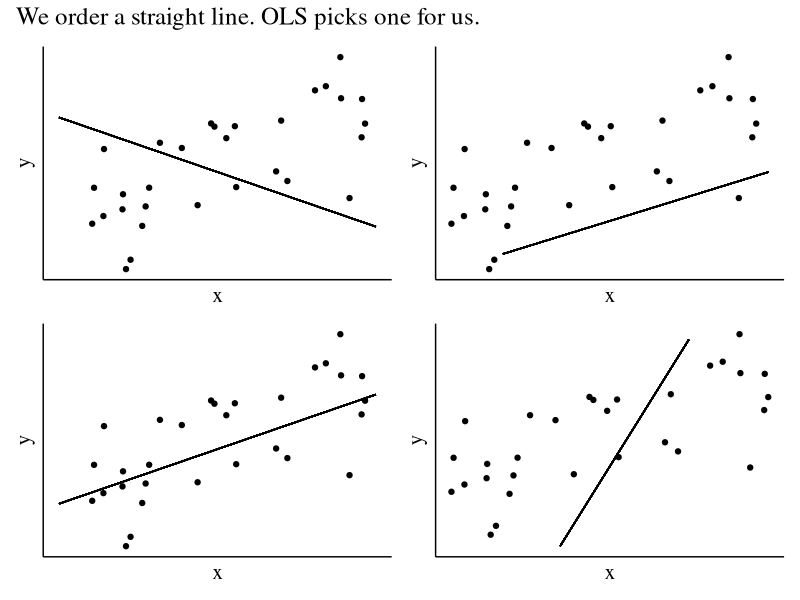
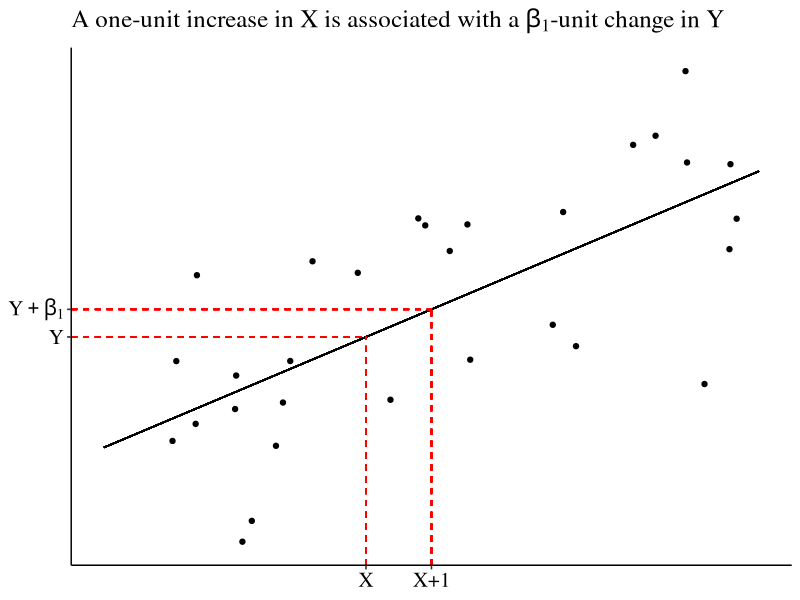

Recreate these plots in R, in order.
## ---- chunk 1
knitr::opts_chunk$set(echo = FALSE)
library(ggplot2)
library(ggpubr)
library(patchwork)
## ---- chunk 2
set.seed(5)
d <- data.frame(x = runif(30))
d$y <- d$x + rnorm(30, sd = .3)
p1 <- ggplot(d, aes(x = x, y = y)) + geom_point() + 
  theme_pubr() + 
  theme(axis.text = element_blank(),
        axis.ticks = element_blank(),
        text = element_text(family = 'serif', size = 15)) + 
  geom_segment(aes(x = 0, xend = 1, y = 1, yend = 0))
p2 <- ggplot(d, aes(x = x, y = y)) + geom_point() + 
  theme_pubr() + 
  theme(axis.text = element_blank(),
        axis.ticks = element_blank(),
        text = element_text(family = 'serif', size = 15)) + 
  geom_segment(aes(x = .25, xend = 1, y = -.25, yend = .5))
p3 <- ggplot(d, aes(x = x, y = y)) + geom_point() + 
  theme_pubr() + 
  theme(axis.text = element_blank(),
        axis.ticks = element_blank(),
        text = element_text(family = 'serif', size = 15)) + 
  geom_segment(aes(x = 0, xend = 1, y = 0, yend = 1))
p4 <- ggplot(d, aes(x = x, y = y)) + geom_point() + 
  theme_pubr() + 
  theme(axis.text = element_blank(),
        axis.ticks = element_blank(),
        text = element_text(family = 'serif', size = 15)) + 
  geom_segment(aes(x = .4, xend = .75, y = -.5, yend = 1.5))
(p1+p2)/(p3+p4) + plot_annotation('We order a straight line. OLS picks one for us.', theme = theme(text = element_text(family='serif',size=15)))
## ---- chunk 3
ggplot(d, aes(x = x, y = y)) + geom_point() +
  theme_pubr() + 
  theme(axis.title = element_blank(),
        text = element_text(family = 'serif', size = 15)) +
  scale_x_continuous(breaks = c(.4, .5), labels = c('X' ,'X+1'))+
  scale_y_continuous(breaks = c(1.1396*.4, 1.1396*.5), labels = c(expression(Y),expression(Y+beta[1]))) +
  labs(title = expression(paste('A one-unit increase in ', X,' is associated with a ',beta[1],'-unit change in ',Y))) +
  geom_segment(aes(x = 0, xend = 1, y = 0, yend = 1.1396)) + 
  geom_segment(aes(x = .4, xend = .4, y = -Inf, yend = 1.1396*.4), linetype = 'dashed', color = 'red') +
  geom_segment(aes(x = .5, xend = .5, y = -Inf, yend = 1.1396*.5), linetype = 'dashed', color = 'red') +
  geom_segment(aes(x = -Inf, xend = .4, y = 1.1396*.4, yend = 1.1396*.4), linetype = 'dashed', color = 'red') +
  geom_segment(aes(x = -Inf, xend = .5, y = 1.1396*.5, yend = 1.1396*.5), linetype = 'dashed', color = 'red') 
